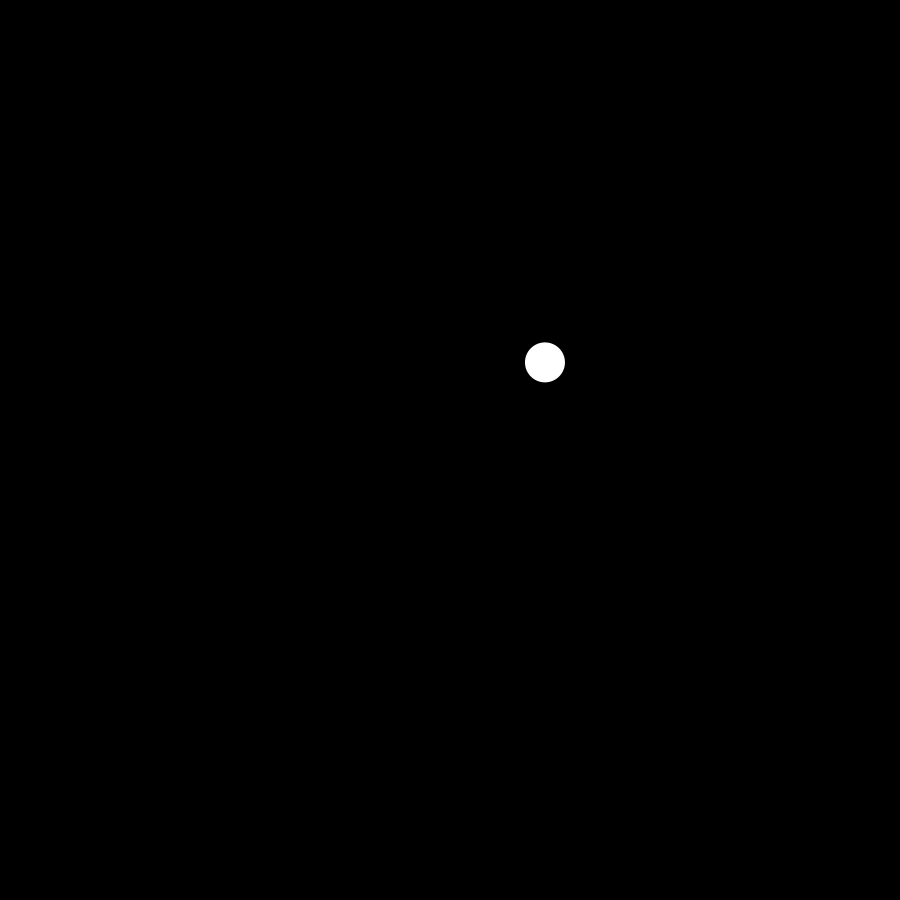
Frame 1 (no input)
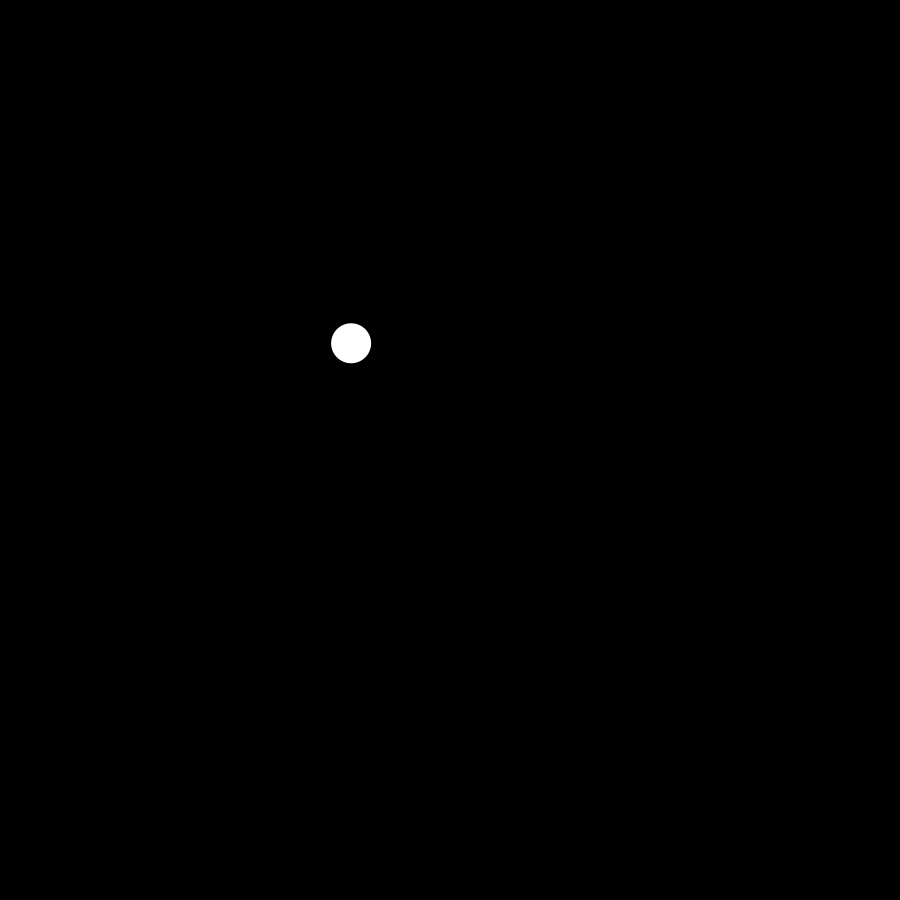
Frame 60 (the mouse pressed at the canvas centre just before this capture)
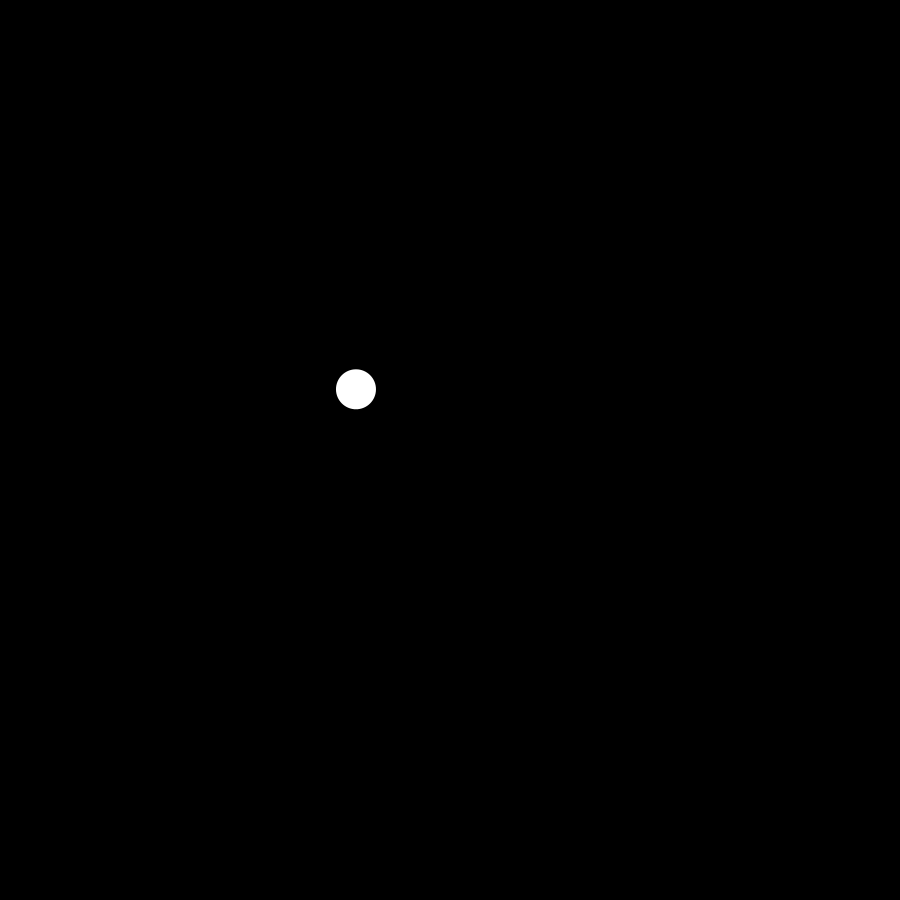
Frame 120 (the mouse held since frame 60 and released just before this capture)

The Processing sketch that drew these frames (run headless with seeded random() and noise(); from frame 60 on, the mouse is pressed at the canvas centre):

// Processing sketch: forAss2
// ── forAss2.pde

// variables..
// global variables are readable by anything in the sketch
//derclared outside of any function, so global in nature
float x;
float y;
float seed = 0;

void setup(){
  size(900, 900);
  x=width/2;
  y=height/2;
}

void draw(){
  background(0);
  noStroke();
  
  fill(255);
  //random(255) let the circle blinking
  //fill(random(255));
  
  //using x++ let the circle move start center to right
  //x++;
  
  //let cricle random move
  //x=random(0,width);
  //y=random(0,height);
  
  //random move in 10 to -10 space
  //x+=random(-10,10);
 // y+=random(-10,10);
  
  //x=random(0,width/2);
  //y=random(0,height/2);
  
  
  //noise-'randomnes' with coherence...
  //noise arguments are 'seeds'
  //as we change the seed number, the results from 
  //nosie vary 
  //'frequency'
  //amplitude...
 // noise always returns a number between 0 to 1
 
 //start moving circle
 seed+=0.01;
  x= noise(seed)*width;
  //println(x);
  y= noise(seed-125)*height;
  
  pushMatrix();
  translate(x,y);
  circle(0,0,40);
  popMatrix();

}
